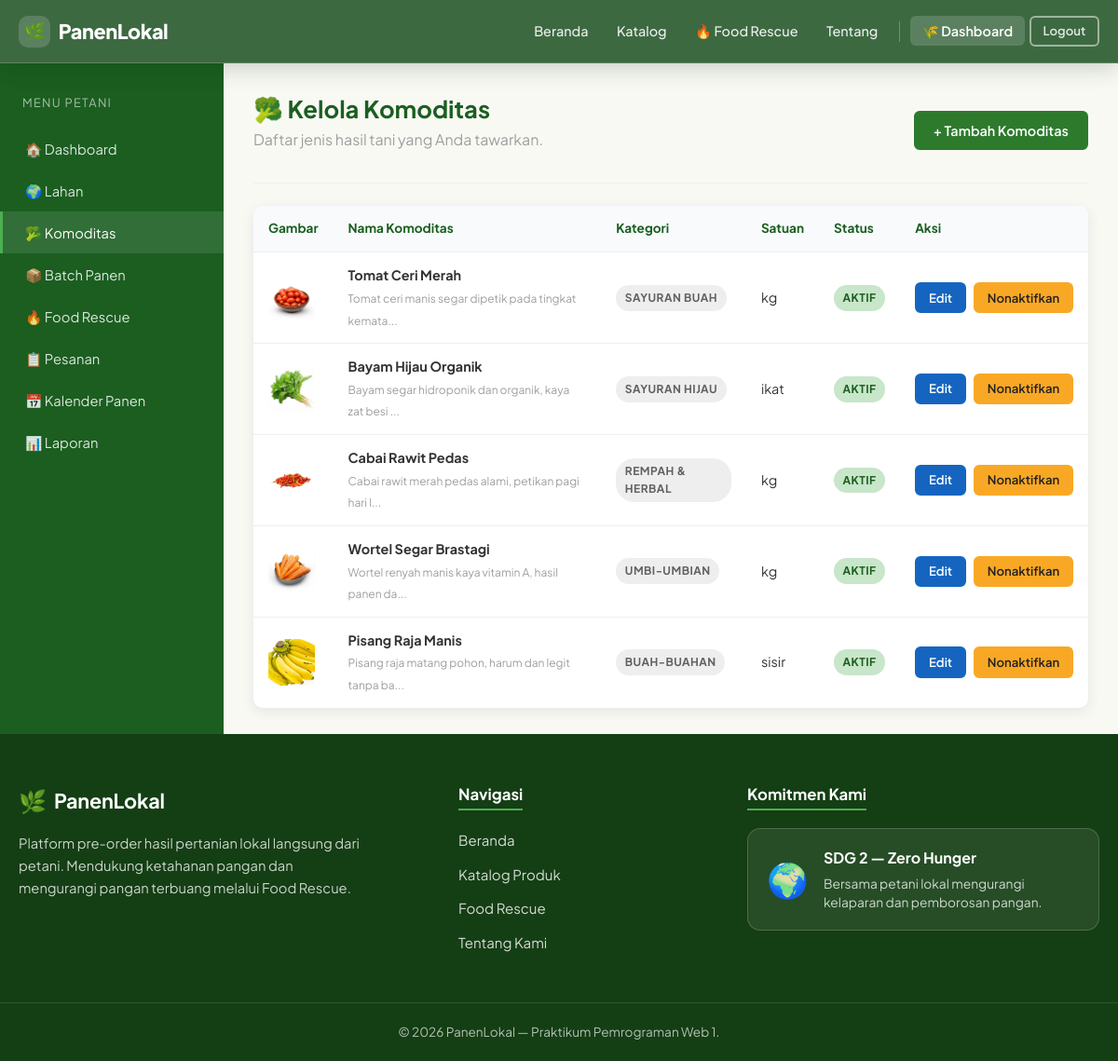
The app's page /PanenLokal/petani/komoditas.php (signed in) with its own data.
### tables this page shows
CREATE TABLE IF NOT EXISTS commodities (
    id BIGINT UNSIGNED AUTO_INCREMENT PRIMARY KEY,
    farmer_id BIGINT UNSIGNED NOT NULL,
    nama VARCHAR(120) NOT NULL,
    kategori VARCHAR(60) NOT NULL,
    deskripsi TEXT NULL,
    satuan VARCHAR(20) NOT NULL DEFAULT 'kg',
    gambar VARCHAR(255) NULL,
    status_komoditas ENUM('aktif','nonaktif') NOT NULL DEFAULT 'aktif',
    created_at TIMESTAMP NOT NULL DEFAULT CURRENT_TIMESTAMP,
    updated_at TIMESTAMP NOT NULL DEFAULT CURRENT_TIMESTAMP ON UPDATE CURRENT_TIMESTAMP,
    INDEX idx_commodities_farmer (farmer_id),
    INDEX idx_commodities_status (status_komoditas),
    CONSTRAINT fk_commodities_farmer FOREIGN KEY (farmer_id) REFERENCES farmer_profiles(id) ON UPDATE CASCADE ON DELETE RESTRICT
);

### PanenLokal/includes/functions.php (called while the page is built, shortened)
<?php
function sanitize($str) {
    return htmlspecialchars((string)$str, ENT_QUOTES, 'UTF-8');
}
function truncate_text($str, $max = 100) {
    return mb_substr($str, 0, $max) . '...';
}
function get_farmer_profile($conn, $user_id) {
    $stmt = $conn->prepare("SELECT id, nama_usaha, status_verifikasi FROM farmer_profiles WHERE user_id = ?");
    $stmt->bind_param("i", $user_id);
    $stmt->execute();
    $fp = $stmt->get_result()->fetch_assoc();
    return $fp ?: ['id' => 0, 'nama_usaha' => '', 'status_verifikasi' => 'menunggu'];
}
?>

### PanenLokal/petani/komoditas.php (the view, shortened to what this page needs)
<?php
require_once __DIR__ . '/../config/koneksi.php';
require_once __DIR__ . '/../includes/functions.php';
$fp = get_farmer_profile($conn, $_SESSION['user_id']);
$farmer_id = $fp['id'];
$is_verified = ($fp['status_verifikasi'] === 'terverifikasi');
$c_list = $conn->prepare("SELECT * FROM commodities WHERE farmer_id = ? ORDER BY created_at DESC");
$c_list->bind_param("i", $farmer_id);
$c_list->execute();
$commodities = $c_list->get_result();
require_once __DIR__ . '/../includes/header.php';
require_once __DIR__ . '/../includes/navbar.php';
?>
<div class="dashboard-layout">
  <aside class="sidebar">
    <div class="sidebar-title">Menu Petani</div>
    <ul class="sidebar-menu">
      <li><a href="<?= BASE_URL ?>/petani/index.php">🏠 Dashboard</a></li>
      <li><a href="<?= BASE_URL ?>/petani/lahan.php">🌍 Lahan</a></li>
      <li><a href="<?= BASE_URL ?>/petani/komoditas.php" class="active">🥦 Komoditas</a></li>
      <li><a href="<?= BASE_URL ?>/petani/batch_panen.php">📦 Batch Panen</a></li>
      <li><a href="<?= BASE_URL ?>/petani/kelola_rescue.php">🔥 Food Rescue</a></li>
      <li><a href="<?= BASE_URL ?>/petani/pesanan.php">📋 Pesanan</a></li>
      <li><a href="<?= BASE_URL ?>/petani/kalender_panen.php">📅 Kalender Panen</a></li>
      <li><a href="<?= BASE_URL ?>/petani/laporan.php">📊 Laporan</a></li>
    </ul>
  </aside>
  <main class="dashboard-main">
    <div class="dashboard-header d-flex justify-between align-center flex-wrap gap-2">
      <div>
        <h1>🥦 Kelola Komoditas</h1>
        <p class="text-muted">Daftar jenis hasil tani yang Anda tawarkan.</p>
      </div>
      <a href="<?= BASE_URL ?>/petani/tambah_komoditas.php" class="btn btn-primary">+ Tambah Komoditas</a>
    </div>
    <div class="table-card">
      <table class="petani-table">
        <thead>
          <tr>
            <th>Gambar</th>
            <th>Nama Komoditas</th>
            <th>Kategori</th>
            <th>Satuan</th>
            <th>Status</th>
            <th>Aksi</th>
          </tr>
        </thead>
        <tbody>
        <?php if ($commodities->num_rows > 0): ?>
          <?php while ($c = $commodities->fetch_assoc()): ?>
          <tr>
            <td style="width: 70px;">
              <?php if ($c['gambar'] && file_exists(__DIR__ . '/../uploads/products/' . $c['gambar'])): ?>
                <img src="<?= BASE_URL ?>/uploads/products/<?= sanitize($c['gambar']) ?>" alt="" style="width:50px; height:50px; object-fit:cover; border-radius:var(--radius-sm);">
              <?php else: ?>
                <div style="width:50px; height:50px; background:var(--green-pale); display:flex; align-items:center; justify-content:center; border-radius:var(--radius-sm); font-size:1.5rem;">🥦</div>
              <?php endif; ?>
            </td>
            <td><strong><?= sanitize($c['nama']) ?></strong><br><small class="text-muted"><?= sanitize(truncate_text($c['deskripsi'] ?? '', 50)) ?></small></td>
            <td><span class="badge badge-secondary"><?= sanitize($c['kategori']) ?></span></td>
            <td><?= sanitize($c['satuan']) ?></td>
            <td>
              <span class="badge <?= $c['status_komoditas'] === 'aktif' ? 'badge-success' : 'badge-danger' ?>">
                <?= ucfirst($c['status_komoditas']) ?>
              </span>
            </td>
            <td>
              <div class="d-flex gap-1">
                <a href="<?= BASE_URL ?>/petani/edit_komoditas.php?id=<?= $c['id'] ?>" class="btn btn-sm btn-info">Edit</a>
                <form method="POST" style="display:inline;">
                  <button type="submit" class="btn btn-sm <?= $c['status_komoditas'] === 'aktif' ? 'btn-warning' : 'btn-success' ?>" <?= !$is_verified ? 'disabled' : '' ?>>
                    <?= $c['status_komoditas'] === 'aktif' ? 'Nonaktifkan' : 'Aktifkan' ?>
                  </button>
                </form>
              </div>
            </td>
          </tr>
          <?php endwhile; ?>
        <?php else: ?>
          <tr><td colspan="6" class="text-center text-muted">Belum ada komoditas. Silakan tambah komoditas baru.</td></tr>
        <?php endif; ?>
        </tbody>
      </table>
    </div>
  </main>
</div>
<?php require_once __DIR__ . '/../includes/footer.php'; ?>

### records on screen
commodities: gambar (picture), nama "Tomat Ceri Merah", deskripsi "Tomat ceri manis segar dipetik pada tingkat kemata...", kategori "SAYURAN BUAH", satuan "kg", status_komoditas "AKTIF", shows "Nonaktifkan"
commodities: gambar (picture), nama "Bayam Hijau Organik", deskripsi "Bayam segar hidroponik dan organik, kaya zat besi ...", kategori "SAYURAN HIJAU", satuan "ikat", status_komoditas "AKTIF", shows "Nonaktifkan"
commodities: gambar (picture), nama "Cabai Rawit Pedas", deskripsi "Cabai rawit merah pedas alami, petikan pagi hari l...", kategori "REMPAH & HERBAL", satuan "kg", status_komoditas "AKTIF", shows "Nonaktifkan"
commodities: gambar (picture), nama "Wortel Segar Brastagi", deskripsi "Wortel renyah manis kaya vitamin A, hasil panen da...", kategori "UMBI-UMBIAN", satuan "kg", status_komoditas "AKTIF", shows "Nonaktifkan"
commodities: gambar (picture), nama "Pisang Raja Manis", deskripsi "Pisang raja matang pohon, harum dan legit tanpa ba...", kategori "BUAH-BUAHAN", satuan "sisir", status_komoditas "AKTIF", shows "Nonaktifkan"
